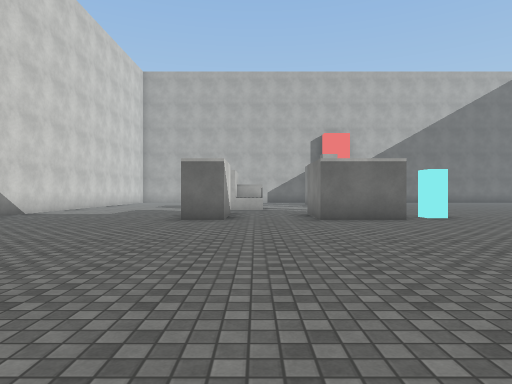
View 1 (above)

21 first-person views from a walk through a 3-D level made in the Unity game engine. The camera is 1.3 m above the floor, looks level and sees 75° across. The floor is counted in squares, 2 m on a side. Each view is taken from the middle of a square. On the plan, view 1 faces up. The plan holds only what a view shows up to about 10 squares ahead; the rest is blank. The place goes on beyond the plan. Door leaves are left out, so doorways stand open. Surface patterns are stand-ins for the level's own textures.

View 2
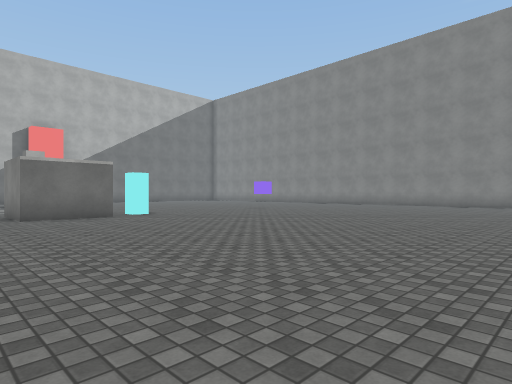

View 3
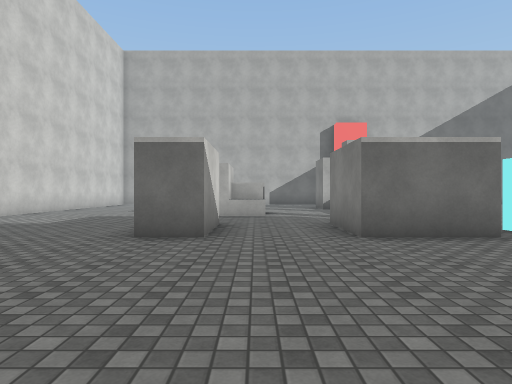

View 4
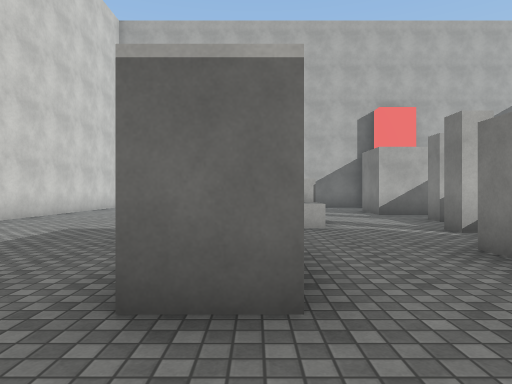

View 5
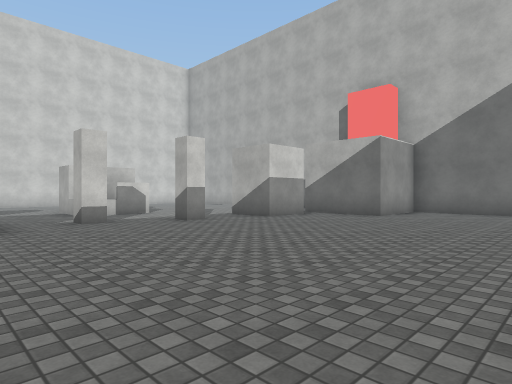

View 6
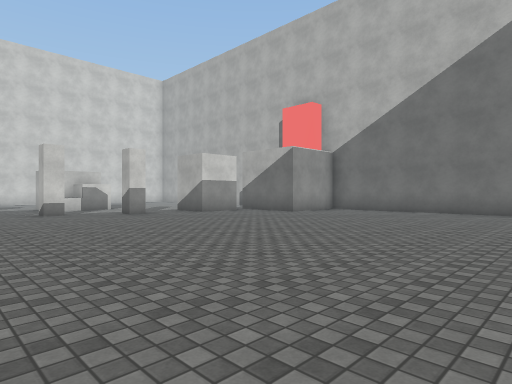

View 7
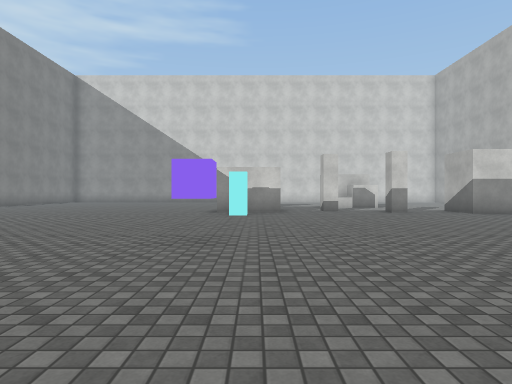

View 8
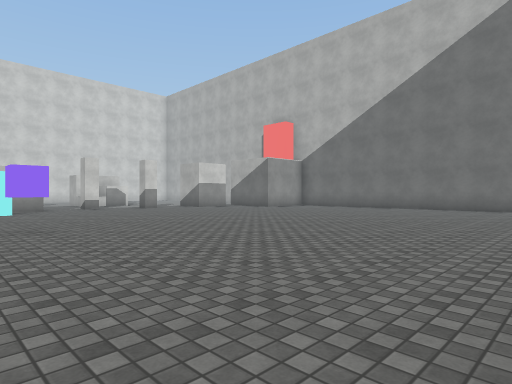

View 9
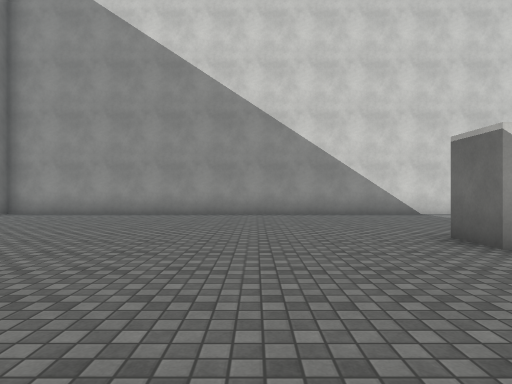

View 10
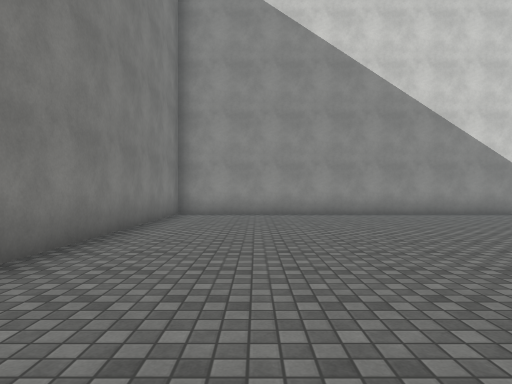

View 11
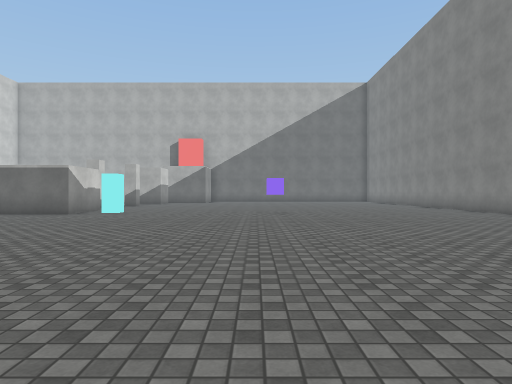

View 12
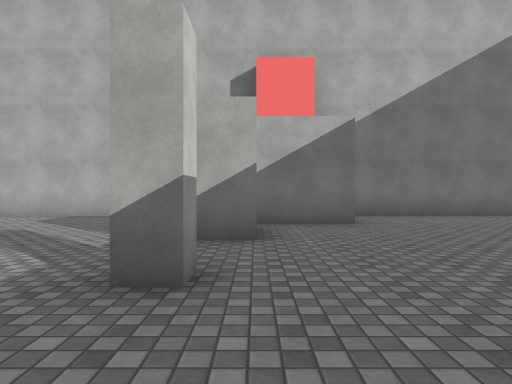

View 13
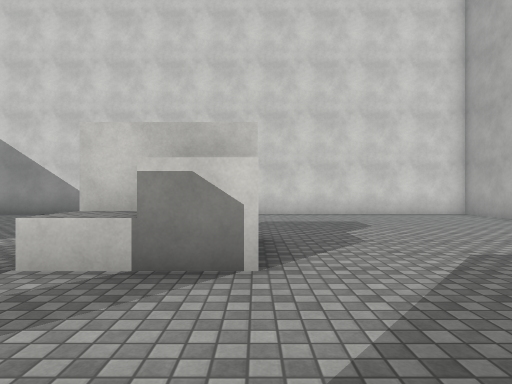

View 14
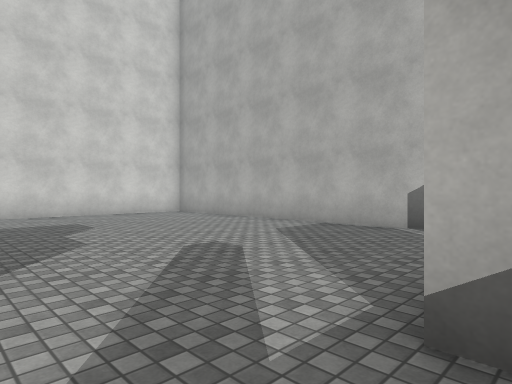

View 15
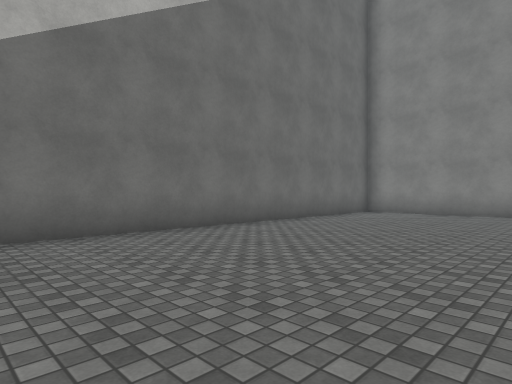

View 16
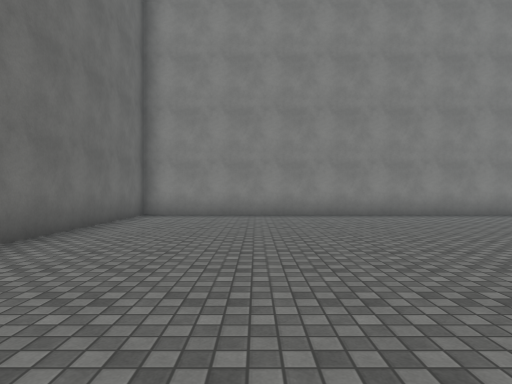

View 17
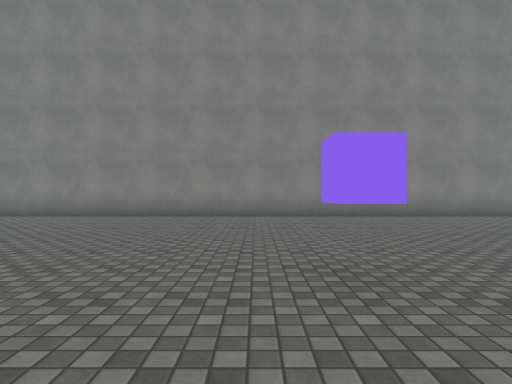

View 18
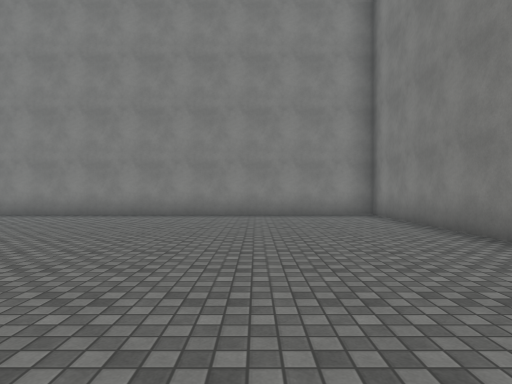

View 19
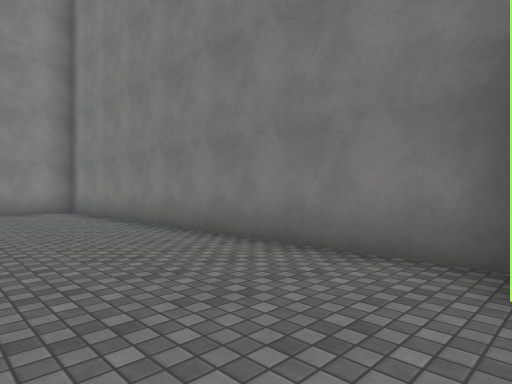

View 20
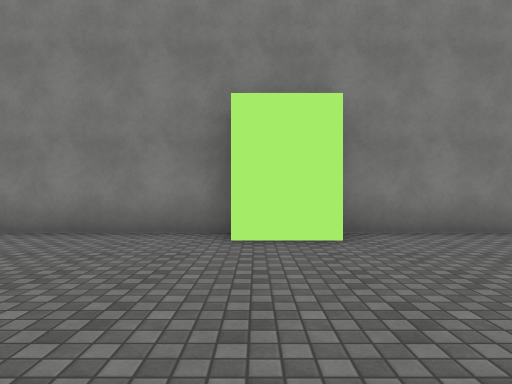

View 21
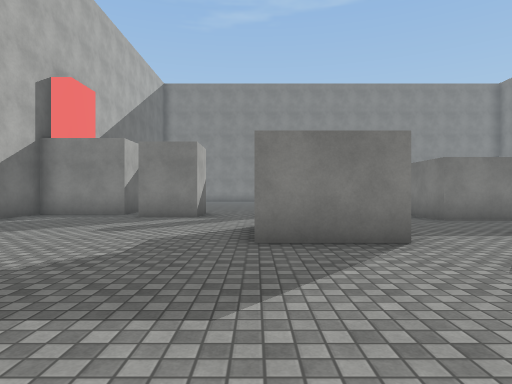

### Floor plan
Points are (right, up) in squares from view 1. A wall is a line through its corners. A room is listed if a view was taken in it or the views show most of it. See-through windows are left out.
Room 1 (views 1, 2, 3, 4, 5, 6, 7, 8, 9, 10, 11, 12, 13, 14, 15, 16, 17, 18, 19, 20, 21)
walls: (2.8, 11.9) (2.8, 11.3) (2.3, 11.3) (2.3, 11.8); (3.5, 13.9) (3.5, 13.3) (3, 13.3) (3, 13.9); (6, 19.1) (6, 17.7) (3.5, 17.7) (3.5, 20.1) (-6.8, 20.1) (-6.8, -2.3) (3.6, -2.3); (3.8, -1.5) (5.4, -1.5); (5.4, -2.3) (16.4, -2.3) (16.4, 20.1) (6.6, 20.1)
ways out: open door at (2.5, 10)
objects: other object (-1, 8) to (-1, 9); other object (-1, 12) to (-1, 14); other object (0, 12); other object (0, 13) to (0, 14); other object (2, 8) to (3, 9); other object (3, 16) to (4, 17); other object (4, 8) to (5, 9); other object (9, 8)

Positions as (right, up) in squares from view 1, and headings:
1: (0, 0), facing up
2: (0, -1), facing up-right
3: (0, 3), facing up
4: (-1, 6), facing up
5: (10, 9), facing up-left
6: (13, 9), facing up-left
7: (14, 9), facing left
8: (16, 7), facing up-left
9: (3, 5), facing left
10: (3, 0), facing left
11: (9, -2), facing up
12: (4, 11), facing up
13: (3, 14), facing left
14: (3, 14), facing up-left
15: (6, 15), facing up-right
16: (7, 17), facing right
17: (7, 9), facing right
18: (7, 1), facing right
19: (5, 1), facing down-right
20: (5, 3), facing down
21: (-6, 14), facing right
